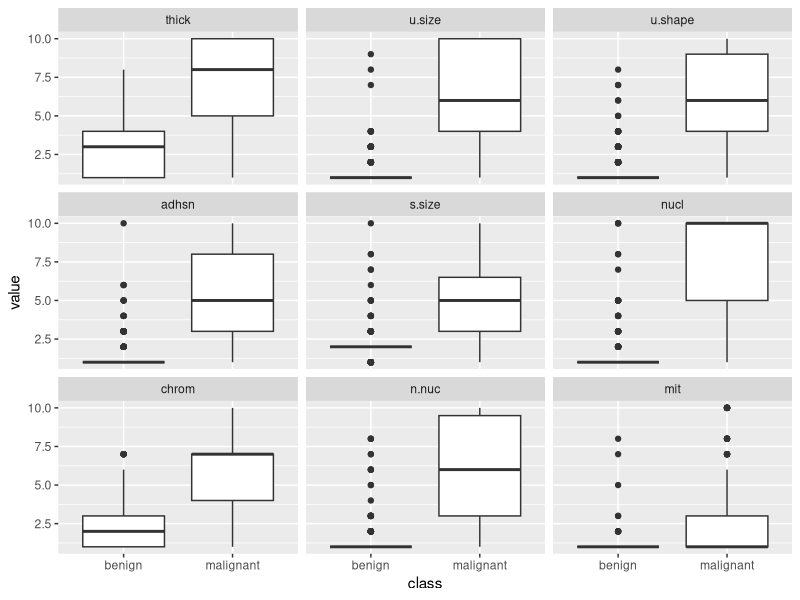
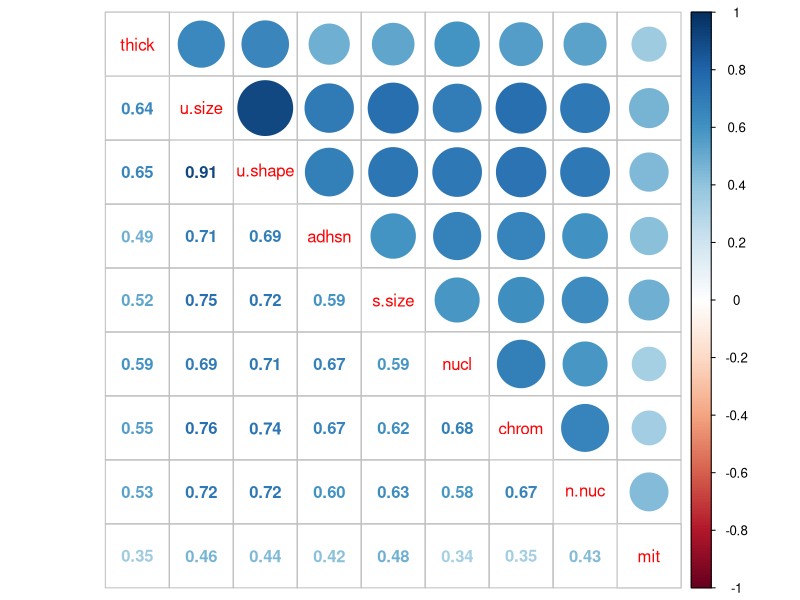

The R source for these figures, in order:
library(crayon)


library(MASS)
data(biopsy)

cat(blue$bold$bgMagenta("str(biopsy)"), '\n')
str(biopsy)

'我们可以删除ID列'; biopsy$ID = NULL

'重命名变量，并确认操作结果'
names(biopsy) <- c("thick", "u.size", "u.shape",
       "adhsn", "s.size", "nucl", "chrom", "n.nuc",
           "mit", "class")
names(biopsy)

biopsy.v2 <- na.omit(biopsy)
head(biopsy.v2)

y <- ifelse(biopsy.v2$class == "malignant", 1, 0)

library(reshape2)
library(ggplot2)

biop.m <- melt(biopsy.v2, id.var = "class")

ggplot(data = biop.m, aes(x = class, y = value)) +
geom_boxplot() + facet_wrap( ~ variable, ncol = 3)

library(corrplot)
bc <- cor(biopsy.v2[, 1:9])
# 'bc'; bc
corrplot.mixed(bc)

